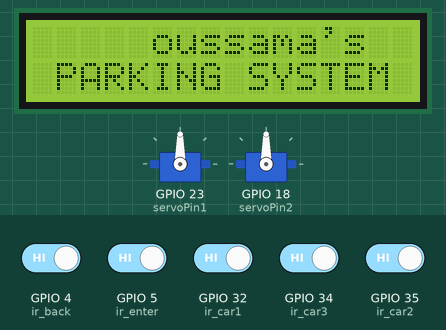
Simulated run of this sketch. Board: ESP32. Shown: 16×2 character LCD, 2 × servo. Inputs (shaded band) come from the test bench; at power-on: GPIO 4 (ir_back), GPIO 5 (ir_enter), GPIO 32 (ir_car1), GPIO 34 (ir_car3), GPIO 35 (ir_car2) HIGH. WiFi joins after 1.5 s; servers stay silent unless stated.

Above: at 1.9 s.
At 9.5 s:
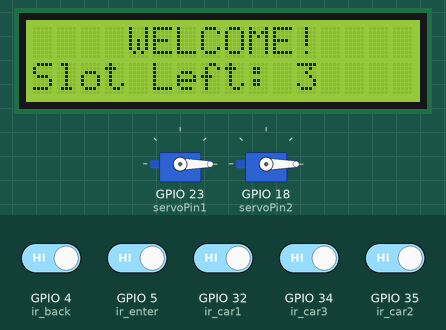
9.6 s: GPIO 4 (ir_back) driven LOW
At 11.2 s:
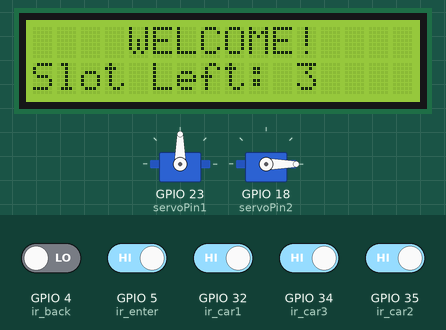
15.4 s: GPIO 5 (ir_enter) driven LOW
At 17.1 s:
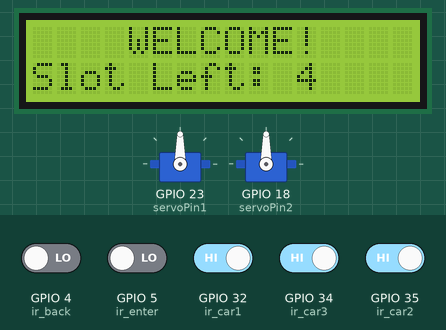
17.4 s: GPIO 4 (ir_back) driven HIGH
At 32.6 s:
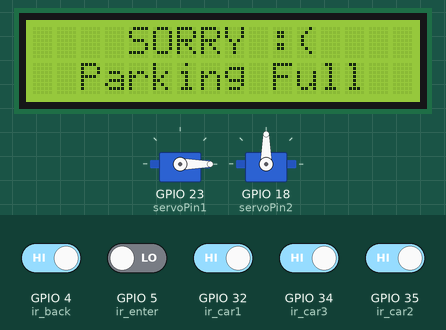
Timing chart, 0 to 34.1 s (numbered marks = the images above; inputs shaded):
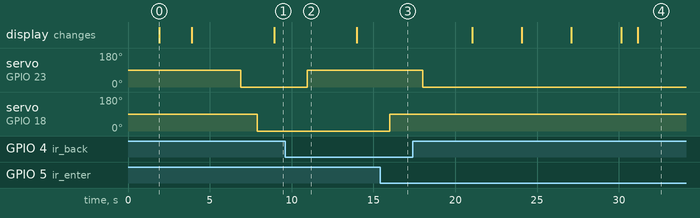

Measured:
- after the input at 9.6 s, servo on GPIO 23 (servoPin1): 0° → 90° after 1.4 s
- after the input at 15.4 s, servo on GPIO 18 (servoPin2): 0° → 90° after 0.59 s
- after the input at 17.4 s, servo on GPIO 23 (servoPin1): 90° → 0° after 0.62 s; the display: first changes after 3.6 s (image 4 shows a later state)
- what the display in image 0 shows lasts 2.0 s, from 1.9 s to 3.9 s

The sketch:

sketch_may30b.ino
```cpp
// Definition of Blynk connection information
#define BLYNK_TEMPLATE_ID "*********"
#define BLYNK_TEMPLATE_NAME "********"
#define BLYNK_AUTH_TOKEN "*******************************"
#define BLYNK_PRINT Serial

// Including necessary libraries
#include <BlynkSimpleEsp32.h>
#include <WiFi.h>
#include <WiFiClient.h>
#include <ESP32Servo.h>
#include <LiquidCrystal_I2C.h> // Include the LiquidCrystal_I2C library
#include <Wire.h>

// Initializing the LCD display
LiquidCrystal_I2C lcd(0x27, 16, 2);

// Declaration of the Blynk timer
BlynkTimer timer;

// Wi-Fi connection information
char ssid[] = "*********";
char pass[] = "*********";

// Declaration of pins for LEDs and IR sensors
int led1, led2, led3;
int servoPin1 = 23;
int servoPin2 = 18;
int ir_enter = 5;
int ir_back = 4;
int ir_car1 = 32;
int ir_car2 = 35;
int ir_car3 = 34;

// Variables for IR sensor states
int car1, car2, car3;

// Number of available parking slots
int slot = 3;

// Declaration of Servo objects
Servo servo1;
Servo servo2;

// Function to send IR sensor data to Blynk
void myTimerEvent() {
    Blynk.virtualWrite(V0, car1);
    Blynk.virtualWrite(V1, car2);
    Blynk.virtualWrite(V2, car3);
    if(car2 == 0){
      Serial.print("car1 read");
    }
    if(car3 == 0){
      Serial.print("car2 read");
    }
    if(car1 == 0){
      Serial.print("car3 read");
    }
}

void setup() {
  Serial.begin(9600);

  // Initializing the LCD display
  lcd.init();
  lcd.backlight();

  // Connecting to Blynk
  Blynk.begin(BLYNK_AUTH_TOKEN, ssid, pass);

  // Configuring IR sensor pins as inputs
  pinMode(ir_enter, INPUT);
  pinMode(ir_back, INPUT);
  pinMode(ir_car1, INPUT);
  pinMode(ir_car2, INPUT);
  pinMode(ir_car3, INPUT);

  // Attaching the servos to the respective pins
  servo1.attach(servoPin1);
  servo2.attach(servoPin2);

  // Setting a time interval for sending data to Blynk
  timer.setInterval(500L, myTimerEvent);

  // Displaying a welcome message on the LCD screen
  lcd.setCursor(0, 0);
  lcd.print("     oussama's    ");
  lcd.setCursor(0, 1);
  lcd.print(" PARKING SYSTEM ");
  delay(2000);
  lcd.clear();
  delay(3000);
}

void loop() {
    // Reading the states of the IR sensors
    car1 = digitalRead(ir_car1);
    car2 = digitalRead(ir_car2);
    car3 = digitalRead(ir_car3);

    // Executing Blynk and timer functions
    Blynk.run();
    timer.run();

    // Managing the back barrier
    if (digitalRead(ir_back) == 0 ) {
        servo1.write(90);
        delay(2000);
        slot++;
    }
    if (digitalRead(ir_back) == 1 ) {
        servo1.write(0);
        delay(1000);
    }

    // Managing the front barrier
    if (digitalRead(ir_enter) == 0 ) {
      if(slot > 0){
        servo2.write(90);
        delay(2000);
        slot--;
      }
      else{
        lcd.setCursor(0, 0);
        lcd.print("    SORRY :(    ");
        lcd.setCursor(0, 1);
        lcd.print("  Parking Full  ");
        delay(3000);
        lcd.clear();
      }
    }
    if (digitalRead(ir_enter) == 1 ) {
        servo2.write(0);
        delay(1000);
    }

    // Updating the LCD display
    lcd.setCursor(0, 0);
    lcd.print("    WELCOME!    ");
    lcd.setCursor(0, 1);
    lcd.print("Slot Left: ");
    lcd.print(slot);
}
```
